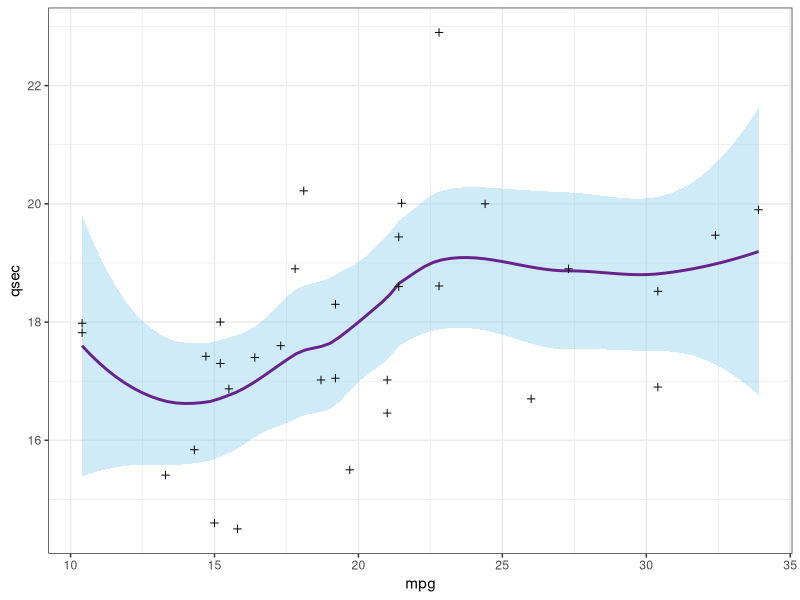

Write the R code that produced this figure.
## ---- chunk 1
library(ggplot2)
library(dplyr)
## ---- chunk 2
mtcars %>%
  ggplot(aes(mpg, qsec)) + 
  stat_smooth(color = "darkorchid4", fill = "skyblue") + 
  geom_point(color = "black", shape = 3) + 
  theme_bw()

